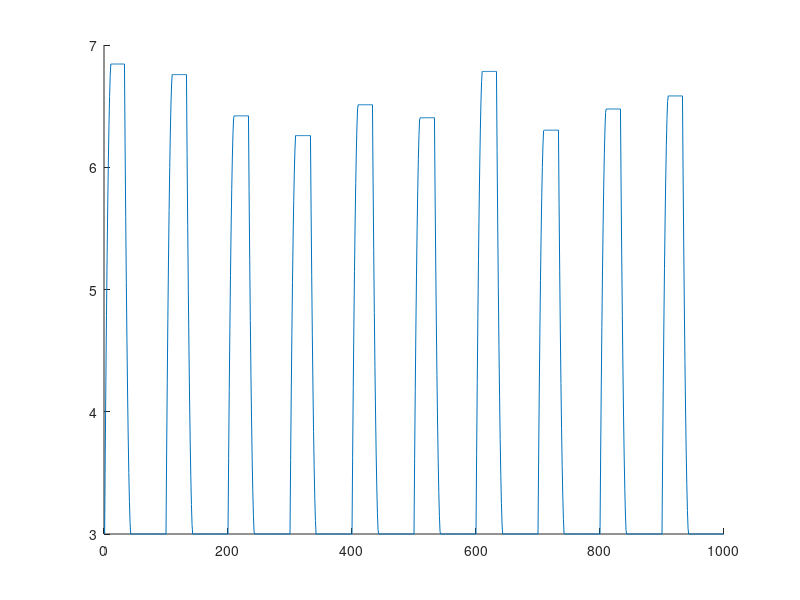

Write MATLAB code to recreate this figure. (Note: this script raises an error after producing the figure.)
%% Generate 1D Data
% For this data set, imagine a head position that varies in a step function
% over time
% The bowl position is fixed
% The spoon travels like the sqrt of the remaining distance to its destination
% at each timestep or something like that, switching target every period
% length seconds
rng(0)
period = 100;
num_period = 10;
time = period*num_period;
head_pos = 6 + repelem(rand(num_period,1),period);
bowl_pos = repelem(3,time);

spoon_pos = zeros(time,1);

epsilon = 0.000000000001;

indx = 1;
for perd = 1:num_period
    for pos_in_period = 1:period
        if indx == 1
            spoon_pos(indx) = bowl_pos(indx);
        else
            if (pos_in_period < period/3)
                % heading to mouth
                target_dist = head_pos(indx) - spoon_pos(indx-1);
            else
                % heading to bowl
                target_dist = bowl_pos(indx) - spoon_pos(indx-1);
            end
            speed = min(sqrt(abs(target_dist))/3,abs(target_dist));
            if target_dist > epsilon
                direction = 1;
            elseif target_dist < -epsilon
                direction = -1;
            else
                direction = 0;
            end
            spoon_pos(indx) = spoon_pos(indx-1) + direction*speed;
        end
        indx = indx + 1;
    end
end
%spoon_pos = smoothdata(spoon_pos);

clf;
hold on
plot(spoon_pos);
hold off

data = spoon_pos;
env_data = head_pos;

num_states = 5;
degree = 1;

first_diff =  data(2:time,:) - data(1:(time-1),:);
additional_info = head_pos;
[prob_each_state, coeffs, mean_squared_error] = expectation_maximize(data, num_states, degree, additional_info);

start = data(1);
est_path = get_computed_path(start, coeffs, prob_each_state, additional_info);

clf;
hold on
plot(data)
plot(est_path)
hold off

% clf;
% hold on
% plot(cumsum(first_diff))
% plot(cumsum(est_path))
% hold off